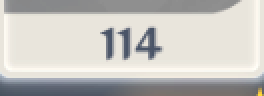
#> input picture iron_qty.png, 132 x 48 px (shown 2 times larger)
$ python threshold_test.py
#> lines starting #> are read from the running program, lines starting #| are printed output that depends on the picture
import cv2
import numpy as np

img = cv2.imread('iron_qty.png')
#> img is the input picture: shape (48, 132, 3); mean B, G, R 191.9, 196, 197.7
retval, threshold = cv2.threshold(img, 100, 255, cv2.THRESH_BINARY)
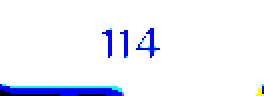
#> threshold: shape (48, 132, 3) (shown 2 times larger); mean B, G, R 252.5, 240.7, 237.8
#cv2.imshow('original', img)
cv2.imwrite('iron_qty_thresh.png', threshold)
